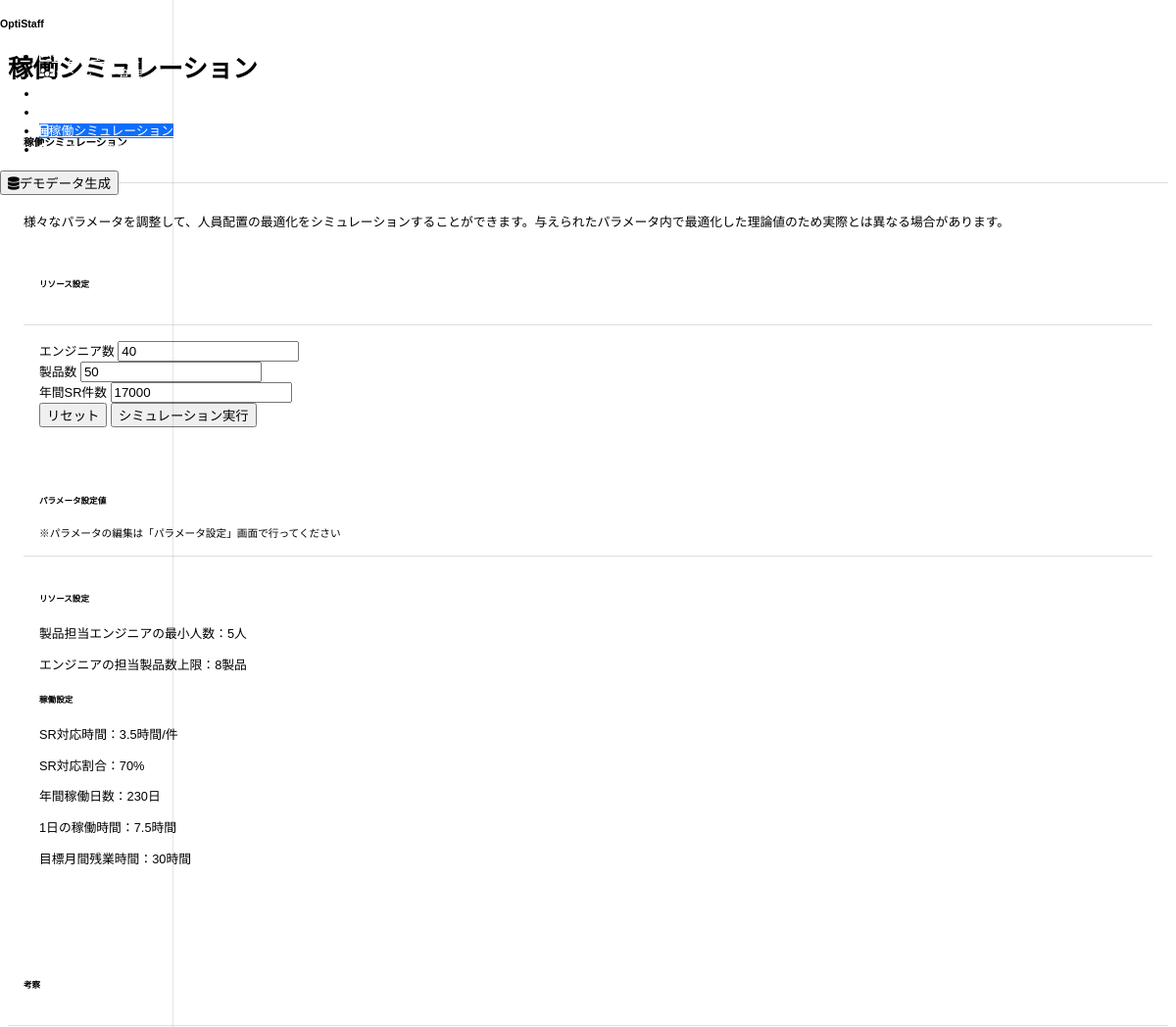
/simulation (upper part), run on an earlier commit of the app's database.
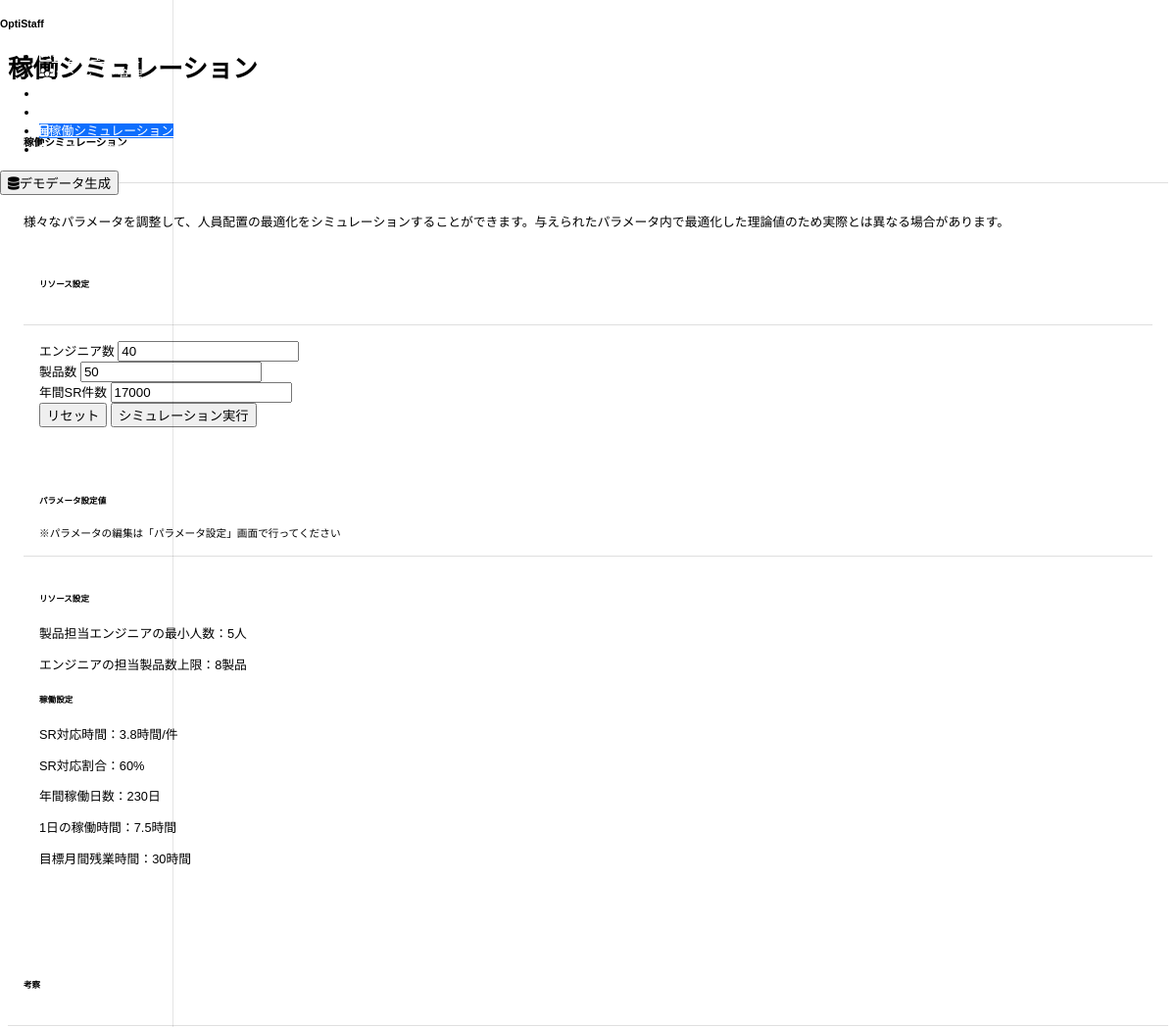
And on a later commit of the database.
### models.py (models this page shows)
class Parameter(db.Model):
    id = db.Column(db.Integer, primary_key=True)
    key = db.Column(db.String(100), unique=True, nullable=False)
    value = db.Column(db.String(100), nullable=False)
    description = db.Column(db.String(255), nullable=True)
    created_at = db.Column(db.DateTime, default=datetime.utcnow)
    updated_at = db.Column(db.DateTime, default=datetime.utcnow, onupdate=datetime.utcnow)

### routes.py (the view)
@app.route('/simulation')
def simulation():
    params = {p.key: p.value for p in Parameter.query.all()}
    return render_template('simulation.html', params=params)

### templates/simulation.html (shortened to what the changed rows need)
{% extends 'base.html' %}
{% block title %}稼働シミュレーション{% endblock %}
{% block content %}
<div class="row mb-4">
    <div class="col-md-12">
        <div class="card">
            <div class="card-body">
                <div class="row g-3">
                    <div class="col-md-4">
                        <div class="card">
                            <div class="card-body">
                                <div class="mb-0">
                                    <div class="ms-3">
                                        <p class="mb-1">SR対応時間：{{ params.get('hours_per_inquiry', '3.5') }}時間/件</p>
                                        <p class="mb-1">SR対応割合：{{ (params.get('inquiry_work_ratio', '0.6')|float * 100)|int }}%</p>
                                        <p class="mb-1">年間稼働日数：{{ params.get('annual_working_days', '225') }}日</p>
                                        <p class="mb-1">1日の稼働時間：{{ params.get('daily_working_hours', '7.5') }}時間</p>
                                        <p class="mb-1">目標月間残業時間：{{ params.get('target_monthly_overtime', '20') }}時間</p>
                                    </div>
                                </div>
                            </div>
                        </div>
                    </div>
                </div>
            </div>
        </div>
    </div>
</div>
{% endblock %}

What changed in the data, as far as the page shows it:
changed Parameter (number 1 of 5 on the later page): get "3.5" → "3.8"
changed Parameter (number 2 of 5 on the later page): value "70" → "60"
